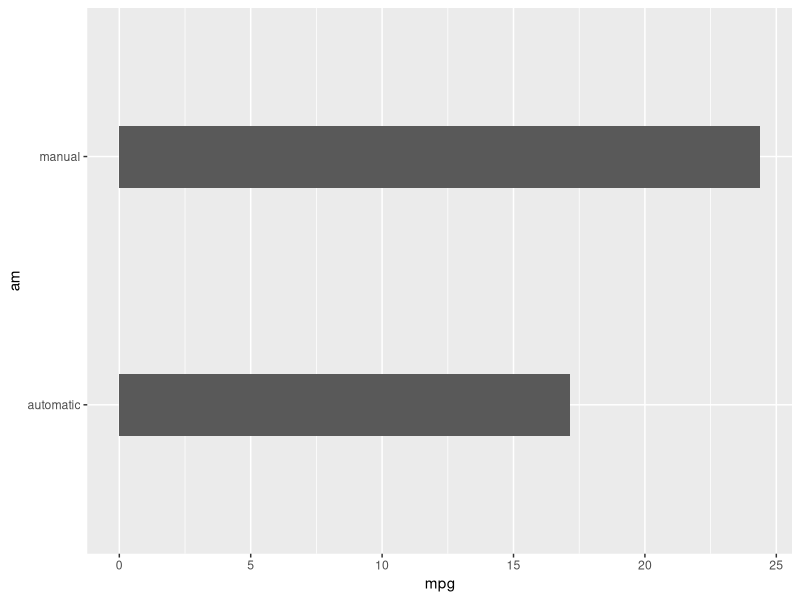
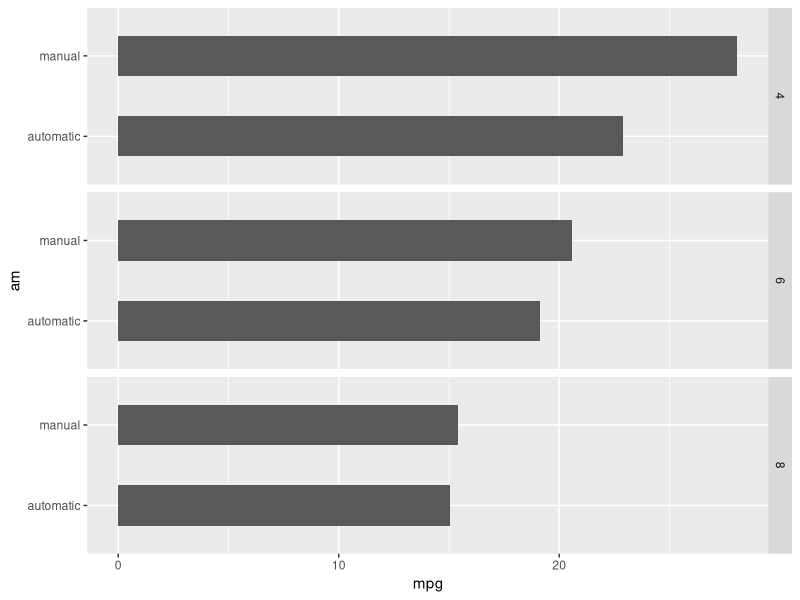
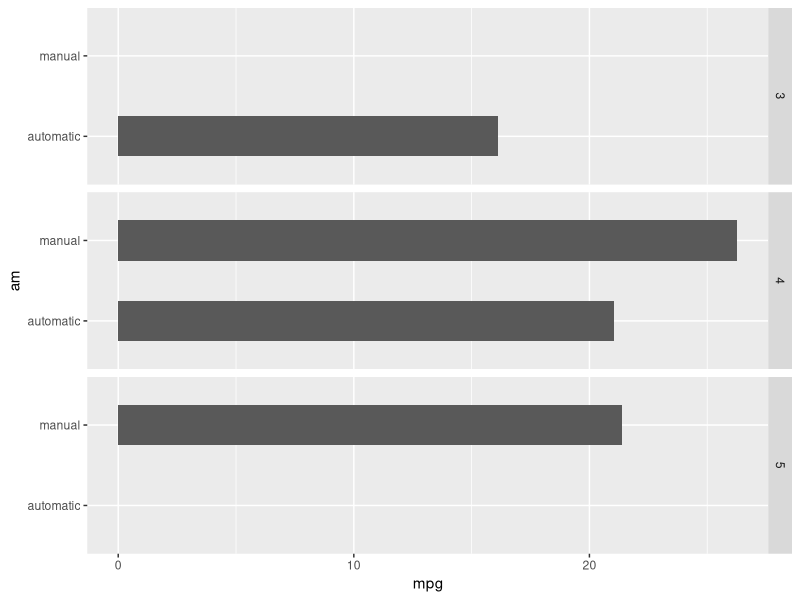
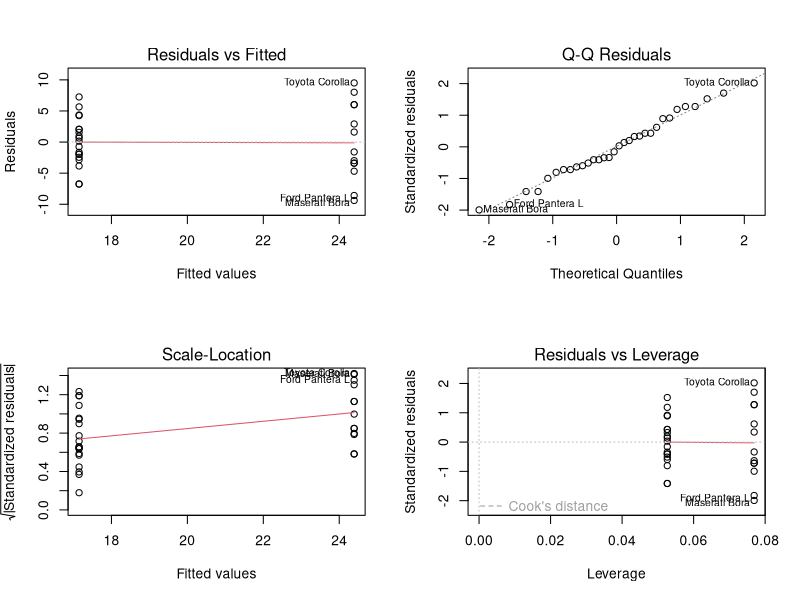

Source code (R) for these figures, in order:
## ---- chunk 1
library(ggplot2)
library(dplyr)
knitr::kable(head(mtcars))
## ---- chunk 2
knitr::kable(t(
data.frame(
unclass(summary(mtcars)),
check.names = FALSE,
stringsAsFactors = FALSE
)
))
combofactor <-
    function(pattern_vector,
             replacement_vector,
             vec_data) {
      levels <- levels(vec_data)
      for (i in 1:length(pattern_vector))
        levels[which(pattern_vector[i] == levels)] <-
          replacement_vector[i]
      levels(vec_data) <- levels
      vec_data
    }

mtcars$am <- combofactor(c(0,1),c("automatic","manual"),factor(mtcars$am))

mtcars_am <- mtcars %>% group_by(am) %>% summarize(mpg = mean(mpg))

mtcars_cyl <-
mtcars %>% group_by(am, cyl) %>% summarize(mpg = mean(mpg))

mtcars_gear <-
mtcars %>% group_by(am, gear) %>% summarize(mpg = mean(mpg))

g1 <- ggplot(data = mtcars_am, aes(x = am, y = mpg)) + geom_col(width = .25) + coord_flip()
g2 <- ggplot(data = mtcars_cyl, aes(x = am, y = mpg)) + geom_col(width = .5) + facet_grid(facets = cyl ~ .) + coord_flip()
g3 <- ggplot(data = mtcars_gear, aes(x = am, y = mpg)) + geom_col(width = .5) + facet_grid(facets = gear ~ .) + coord_flip()

## ---- chunk 3
knitr::kable(t(
data.frame(am = 
unclass(summary(mtcars$am)),
check.names = FALSE,
stringsAsFactors = FALSE
)
))
## ---- chunk 4
knitr::kable(mtcars_am)
g1
## ---- chunk 5
knitr::kable(mtcars_cyl)
g2
## ---- chunk 6
knitr::kable(mtcars_gear)
g3

## ---- chunk 7
fit = lm(mpg ~ am - 1, data = mtcars)

sumfit <- summary(fit)

knitr::kable(t(
data.frame(
Residuals = unclass(summary(fit$residuals)),
check.names = FALSE,
stringsAsFactors = FALSE
)
))
knitr::kable(data.frame(
unclass(sumfit$coefficients),
check.names = FALSE,
stringsAsFactors = FALSE
))
knitr::kable(t(sumfit$fstatistic))
knitr::kable(t(data.frame(
label = c("R-squared", "Adjusted R-squared", "Sigma"),
value = c(sumfit$r.squared, sumfit$adj.r.squared, sumfit$sigma)
)))


par(mfrow=c(2,2))
plot(fit)

## ---- chunk 8
knitr::kable(data.frame(Newdata = c("automatic","manual"),Predicted_Value = predict(fit,newdata = data.frame(am = c("automatic","manual")))))
## ---- chunk 9
fit = lm(mpg ~ am + wt - 1, data = mtcars)
sumfit <- summary(fit)

knitr::kable(t(
data.frame(
Residuals = unclass(summary(fit$residuals)),
check.names = FALSE,
stringsAsFactors = FALSE
)
))
knitr::kable(data.frame(
unclass(sumfit$coefficients),
check.names = FALSE,
stringsAsFactors = FALSE
))
knitr::kable(t(sumfit$fstatistic))
knitr::kable(t(data.frame(
label = c("R-squared", "Adjusted R-squared", "Sigma"),
value = c(sumfit$r.squared, sumfit$adj.r.squared, sumfit$sigma)
)))
## ---- chunk 10
fit = lm(mpg ~ . - 1, data = mtcars)
sumfit <- summary(fit)

knitr::kable(t(
data.frame(
Residuals = unclass(summary(fit$residuals)),
check.names = FALSE,
stringsAsFactors = FALSE
)
))
knitr::kable(data.frame(
unclass(sumfit$coefficients),
check.names = FALSE,
stringsAsFactors = FALSE
))
knitr::kable(t(sumfit$fstatistic))
knitr::kable(t(data.frame(
label = c("R-squared", "Adjusted R-squared", "Sigma"),
value = c(sumfit$r.squared, sumfit$adj.r.squared, sumfit$sigma)
)))
